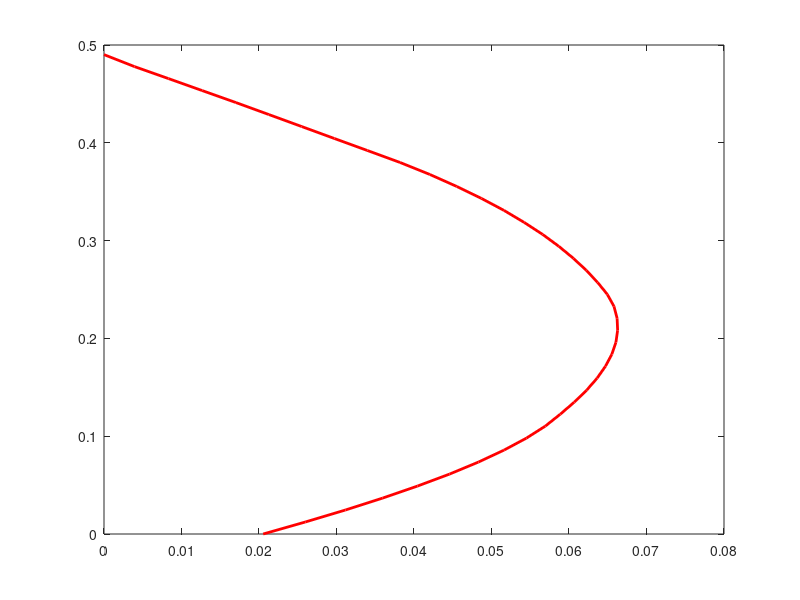

This figure's MATLAB source: (Note: this script raises an error after producing the figure.)
%% 

clc;
clear;
%   Input parameters  %
b=300;      % Least dimension of column
D=600;      % Greater dimension of column
fck=65;     % Grade of concrete
fy=415;     % Grade of steel
lyr=3;      % No. of layers of steel
cnt=lyr;
k_count=3;
%%
% Theoretical maximum axial compression %
% p_steel=[0.8,1.2,1.6,2];
% pbyfck=0.1;
p_steel=0.8;
depth_ratio=[0.05,0.1,0.15,0.2];
% plotName1="P-M interaction curve";
% pstar=["p%=";"p%=";"p%=";"p%="];
% delta=["dc/D=";"dc/D=";"dc/D=";"dc/D="];
% plotName2=[pstar,num2str(p_steel')];
% plotName3=[delta,num2str(depth_ratio')];
% if fck==65
%     e1=0.0021;
%     e2=0.0033;
%     n1=1.9;
% elseif fck==70
%     e1=0.0022;
%     e2=0.0031;
%     n1=1.7;
% elseif fck==75
%     e1=0.0023;
%     e2=0.0029;
%     n1=1.6;
% elseif fck==80
%     e1=0.0023;
%     e2=0.0028;
%     n1=1.5;
% elseif fck==85
%     e1=0.0024;
%     e2=0.0027;
%     n1=1.5;
% elseif fck==90
%     e1=0.0024;
%     e2=0.0026;
%     n1=1.4;
% end

Es=2e5;
if (fy>250)
    eps_sy=(0.87*fy/Es)+0.002;
else
    eps_sy=(0.87*fy/Es);
end
for m=1
    dd=depth_ratio(m)*D;
    dis(1,1)=D-dd; dis(2,1)=0.5*D; dis(3,1)=dd;
    depth_ratio(m)
    for l=1
        As(1,1)=p_steel(l)*b*D/300;
        As(2,1)=p_steel(l)*b*D/300;
        As(3,1)=p_steel(l)*b*D/300;
        p_steel(l)
        
        for j=1
            %IS formula
%             if j==1
%                 eps_cp=0.002;
%                 eps_cu=0.0035;
%                 n=2;
%             end
            %67.5 mpa concrete values
%             if j==2
%                 eps_cp=0.0022;
%                 eps_cu=0.0032;
%                 n=1.793;
%             end
           
%                 eps_cp=1.357*fck/10^5 +0.001225;
%                 eps_cu=-3*fck/10^5 + 0.0052;
%                 n=-0.02*fck + 3.1571;
 %77.5 mpa concrete values
%             if j==2
%                 eps_cp=0.0023;
%                 eps_cu=0.0028;
%                 n=1.544;
%             end
%             %87.5 mpa concrete values
%             if j==2
%                 eps_cp=0.0024;
%                 eps_cu=0.0027;
%                 n=1.4374;
%             end
            if j==1
               eps_cp=(2+0.085*((0.8*fck-50)^0.53))/10^3;
                eps_cu=(2.6+35*((90-0.8*fck)/100)^4)/10^3;
                n=1.4+23.4*((90-0.8*fck)/100)^4 ;
            end
%             if j==6
%                 eps_cp=e1;
%                 eps_cu=e2;
%                 n=n1;
% %             end
            if eps_cp>=0.0024
                Puo=(0.453*fck*b*D)+(0.8265*fy-0.453*fck)*(As(1,1)+As(2,1)+As(3,1));
            elseif eps_cp>=0.0023
                Puo=(0.453*fck*b*D)+(0.8163*fy-0.453*fck)*(As(1,1)+As(2,1)+As(3,1));
            elseif eps_cp>=0.0022
                Puo=(0.453*fck*b*D)+(0.8074*fy-0.453*fck)*(As(1,1)+As(2,1)+As(3,1));
            elseif eps_cp>=0.0021
                Puo=(0.453*fck*b*D)+(0.7986*fy-0.453*fck)*(As(1,1)+As(2,1)+As(3,1));
            elseif eps_cp>=0.002
                Puo=(0.453*fck*b*D)+(0.7897*fy-0.453*fck)*(As(1,1)+As(2,1)+As(3,1));
            end
%             Puo=(0.453*fck*b*D)+(0.7897*fy-0.453*fck)*(As(1,1)+As(2,1)+As(3,1));
            i=1;
            increments=40;clean=1;indexing=0;
            for P=0:Puo/increments:((increments-1)/increments)*Puo
                e=1;iter=0;
                xu=0.5*D;
                while (e>0.001)        
%                 for xu=dd:0.1:15*D 
                    St=0;
                    Sc=0;
                    MSt=0;
                    MSc=0;
                    if xu<=D
                        eps_c=eps_cu;
                    else
                        y=D*eps_cp/eps_cu;
                        eps_c=eps_cp*((1+((D-y)/(xu-(D-y)))));
                        eps_cmin=eps_c*(xu-D)/xu;
                    end
                    for count=1:cnt
                        eps_st(count,1)=eps_c*(dis(count,1)-xu)/xu;
                        xi=abs(eps_st(count,1));
                        if xi>eps_sy
                            yi=0.87*fy;
                        elseif xi>=(0.87*0.975*fy/Es)+0.001
                                yi=((xi-((0.87*0.975*fy/Es)+0.001))*(0.87*fy-0.84825*fy)/(eps_sy-((0.87*fy/Es)+0.001)))+0.84825*fy;
                        elseif xi>=(0.87*0.95*fy/Es)+0.0007
                                yi=((xi-((0.87*0.95*fy/Es)+0.0007))*(0.84825*fy-0.8265*fy)/(((0.87*fy/Es)+0.001)-((0.87*0.95*fy/Es)+0.0007)))+0.8265*fy;
                        elseif xi>=(0.87*0.9*fy/Es)+0.0003
                                yi=((xi-((0.87*0.9*fy/Es)+0.0003))*(0.8265*fy-0.783*fy)/(((0.87*0.95*fy/Es)+0.0007)-((0.87*0.9*fy/Es)+0.0003)))+0.783*fy;
                        elseif xi>=(0.87*0.85*fy/Es)+0.0001
                                yi=((xi-((0.87*0.85*fy/Es)+0.0001))*(0.783*fy-0.7395*fy)/(((0.87*0.9*fy/Es)+0.0003)-((0.87*0.85*fy/Es)+0.0001)))+0.7395*fy;
                        elseif xi>=(0.87*0.8*fy/Es)
                                yi=((xi-(0.87*0.8*fy/Es))*(0.7395*fy-0.696*fy)/(((0.87*0.85*fy/Es)+0.0001)-(0.87*0.8*fy/Es)))+0.696*fy;
                        elseif xi>=0
                                yi=(xi*Es);
                        elseif xi<0
                                yi=0;
                        end
                        fst(count,1)=yi;
                    end
                    if (xu<=D)
                        fc1=@(e) fck*(1-(1- e/eps_cp).^n);
                        fc2=@(e) fck*e.^(0);
                        a=0.447*xu*(integral(fc1,0,eps_cp)+integral(fc2,eps_cp,eps_c))/(fck*eps_c)/D;
                        fc1_cen=@(e) fck*(1-(1-e/eps_cp).^n).*e;
                        fc2_cen=@(e) fck*e;
                        k2=1-(integral(fc1_cen,0,eps_cp)+integral(fc2_cen,eps_cp,eps_c))/(eps_c*(integral(fc1,0,eps_cp)+integral(fc2,eps_cp,eps_c)));
%                         a=0.362*xu/D;
                        xdash=k2*xu;
                    else
%                         g=16/((7*xu/D)-3)^2;
                        g=(y/(xu-(D-y)))^n;
                        a=0.447*(1-g*y/((n+1)*D));
                        fc1=@(e) fck*(1-(1- e/eps_cp).^n);
                        fc1_cen=@(e) fck*(1-(1-e/eps_cp).^n).*e;
                        x_cen=(integral(fc1_cen,eps_cmin,eps_cp)/(eps_c*integral(fc1,eps_cmin,eps_cp)))*xu;
                        xfinal=(fck*y*(xu-D+y/2)-((integral(fc1,eps_cmin,eps_cp))/(eps_cp-eps_cmin))*y*(x_cen))/(fck*y-((integral(fc1,eps_cmin,eps_cp))/(eps_cp-eps_cmin))*y);
                        xdash=(0.5*D*D-(g*y/(n+1))*(xu-xfinal))/(D-(g*y/(n+1)));
%                         xdash=(0.5*D*D-(g*y/3)*(D-y+3*y/4)/(D-(g*y/3)));
                    end
                    for counter=1:cnt
                        if eps_st(counter,1)>0
                            St=St+(fst(counter,1)*As(counter,1));
                            MSt=MSt+(fst(counter,1)*As(counter,1))*((dis(counter)-(0.5*D)));
                        else
                            Sc=Sc+(fst(counter,1)*As(counter,1));
                            MSc=MSc+(fst(counter,1)*As(counter,1))*((0.5*D)-(dis(counter)));
                        end
                    end
                    xu_calc=(P+St-Sc)/(a*fck*b*D/xu);
                    e=abs(xu_calc-xu)/xu;
                    if (e<=0.001)
                          break;
                    else
                        xu_new=0.5*(xu+xu_calc);
                    end  
                    xu=xu_new;
                    iter=iter+1;
                    if iter>300
                        break;
                    end
                end
                
                C=a*fck*b*D;
                if iter<300
                    M(i,j)=(C*(0.5*D-xdash)+MSc+MSt);
                    Load(i,j)=P;
                    
                else
                    indexing(clean)=i;
                    clean=clean+1;
                end 
                i=i+1;
%                 disp(i)
            end
            
            M(i,j)=0;
            Load(i,j)=Puo;
            disp(j)
            if any(indexing==0)
            else
                for k=1:length(indexing)
                    M(indexing(k),j)=M(indexing(k)-1,j);
                    Load(indexing(k),j)=Load(indexing(k)-1,j);
                end
            end
%             if indexing(j)<increments+1
%                 M(indexing(j)+1:increments+1,j)=M(indexing(j),j);
%                 Load(indexing(j)+1:increments+1,j)=Load(indexing(j),j);
%             end
        end
%         min_ind=min(indexing);
%         max_ind=max(indexing);     
%         for j=1:6
%             if indexing(j)==max_ind
%             else
%                 M(indexing(j):max_ind-1,j)= M(indexing(j)-1,j);
%                 Load(indexing(j):max_ind-1,j)= Load(indexing(j)-1,j);
%             end
%         end
%         figure
%             if l<=2
%                 subplot(1,2,l);
%             else
%                 subplot(1,2,(l-2));
% %             end
        plot(M(:,1)/(fck*b*D*D),Load(:,1)/(fck*b*D),'LineWidth',2,"Color",'r');
%             hold on 
%             plot(M(:,2)/(fck*b*D*D),Load(:,2)/(fck*b*D),'LineWidth',2,"Color",'b');
%             plot(M(:,3)/(fck*b*D*D),Load(:,3)/(fck*b*D),'LineWidth',2,"Color",'k');
%             plot(M(:,4)/(fck*b*D*D),Load(:,4)/(fck*b*D),'LineWidth',2,"Color",'g');
%             plot(M(:,5)/(fck*b*D*D),Load(:,5)/(fck*b*D),'LineWidth',2,"Color",'m',"Marker",'o',"MarkerSize",3);
% %             plot(M(:,6)/(fck*b*D*D),Load(:,6)/(fck*b*D),'LineWidth',2,"Color",'k');
%         axis([0,inf,0,inf])
%         xlabel('M/(f_{ck}bD^{2})');
%         ylabel('P/(f_{ck}bD)');
%         name=[char(plotName1),strcat(plotName2(l,1),plotName2(l,2)),strcat(plotName3(m,1),plotName3(m,2))];
%         title(name);
%         legend('IS formula','Average values (67.5 MPa)','IRC 112 formula',"Location","southoutside");
%         hold off
        Ld=Load/(fck*b*D);
        Md=M/(fck*b*D*D);
        
        A=table(Md(:,1),Ld(:,1));    
%         B=table(Ld(:,2),Md(:,2));
%         C=table(Ld(:,3),Md(:,3));
% %         k_count=2;
%         writetable(A,"HSCv3.xlsx","sheet",k_count,"Range",'E47');
%         writetable(B,"trail.xlsx","sheet",k_count,"Range",'D47');
%         writetable(C,"trail.xlsx","sheet",k_count,"Range",'G47');
%         writetable(B,"HSC_values.xlsx","sheet",1,"Range",'B3');
%         MISdeviation(m,l)=abs(mean(M(1:end-1,1)./M(1:end-1,3)));
%         M_Avg_deviation(m,l)=abs(mean(M(1:end-1,2)./M(1:end-1,3)));
%         M_A2_deviation(m,l)=abs(mean(M(1:end-1,3)./M(1:end-1,6)));
%         M_A3_deviation(m,l)=abs(mean(M(1:end-1,4)./M(1:end-1,6)));
%         M_IRC_deviation(m,l)=abs(mean(M(1:end-1,5)./M(1:end-1,6)));
    end   
end

% psteel_08=MISdeviation(:,1);
% psteel_12=MISdeviation(:,2);
% psteel_16=MISdeviation(:,3);
% psteel_20=MISdeviation(:,4);
% depth_ratios=depth_ratio';
% M_IS_deviation=table(depth_ratios,psteel_08,psteel_12,psteel_16,psteel_20);
% psteel_08=Mavgdeviation(:,1);
% psteel_12=Mavgdeviation(:,2);
% psteel_16=Mavgdeviation(:,3);
% psteel_20=Mavgdeviation(:,4);
% M_avg_deviation=table(depth_ratios,psteel_08,psteel_12,psteel_16,psteel_20);
% psteel_08=Minterpolatedeviation(:,1);
% psteel_12=Minterpolatedeviation(:,2);
% psteel_16=Minterpolatedeviation(:,3);
% psteel_20=Minterpolatedeviation(:,4);
% M_interpolate_deviation=table(depth_ratios,psteel_08,psteel_12,psteel_16,psteel_20);
% writetable(M_IS_deviation,"meandeviationvalues.xlsx","Sheet",1,"Range",'A1');
% writetable(M_avg_deviation,"meandeviationvalues.xlsx","Sheet",2,"Range",'A1');
% writetable(M_interpolate_deviation,"meandeviationvalues.xlsx","Sheet",3,"Range",'A1');